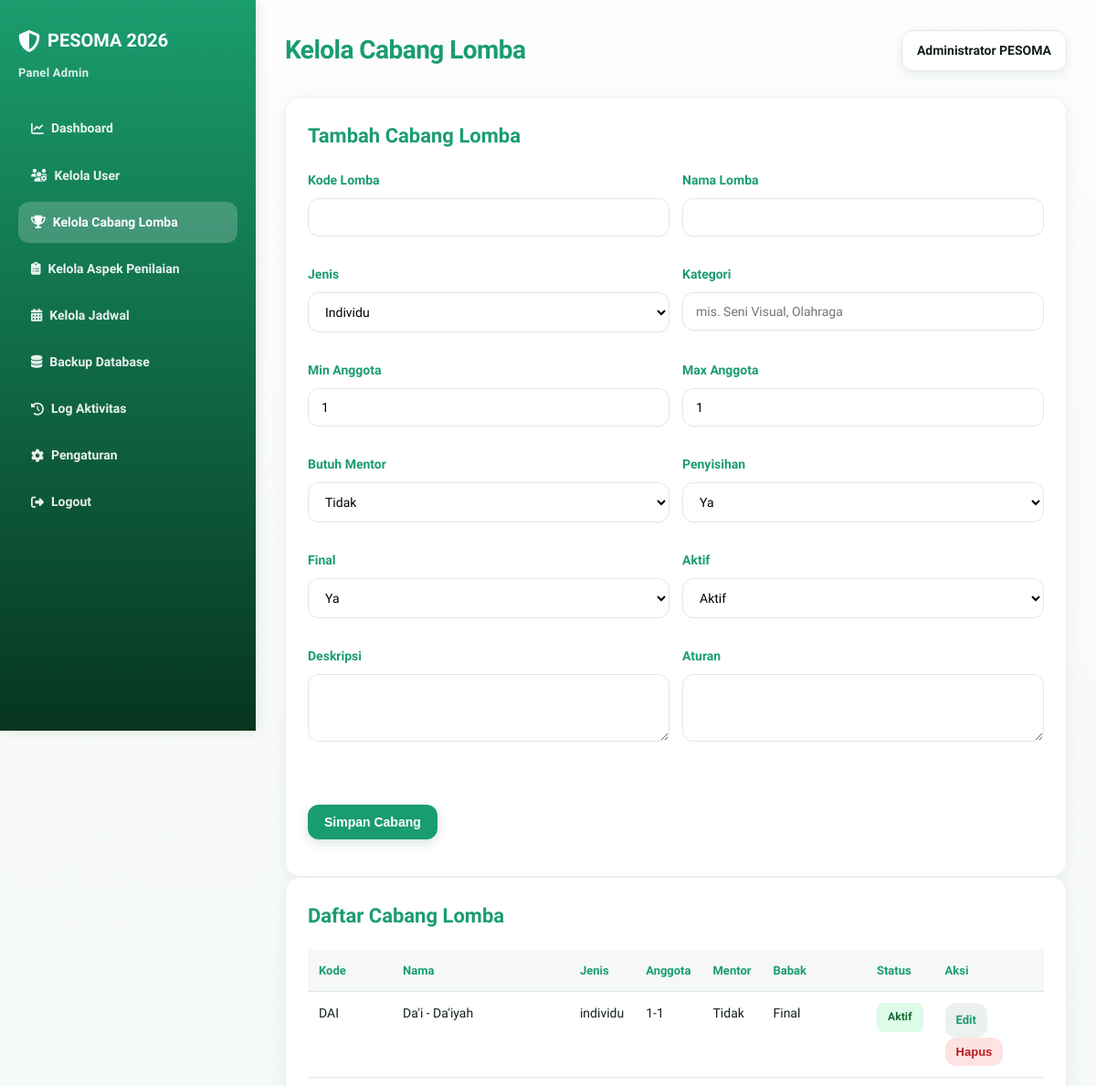
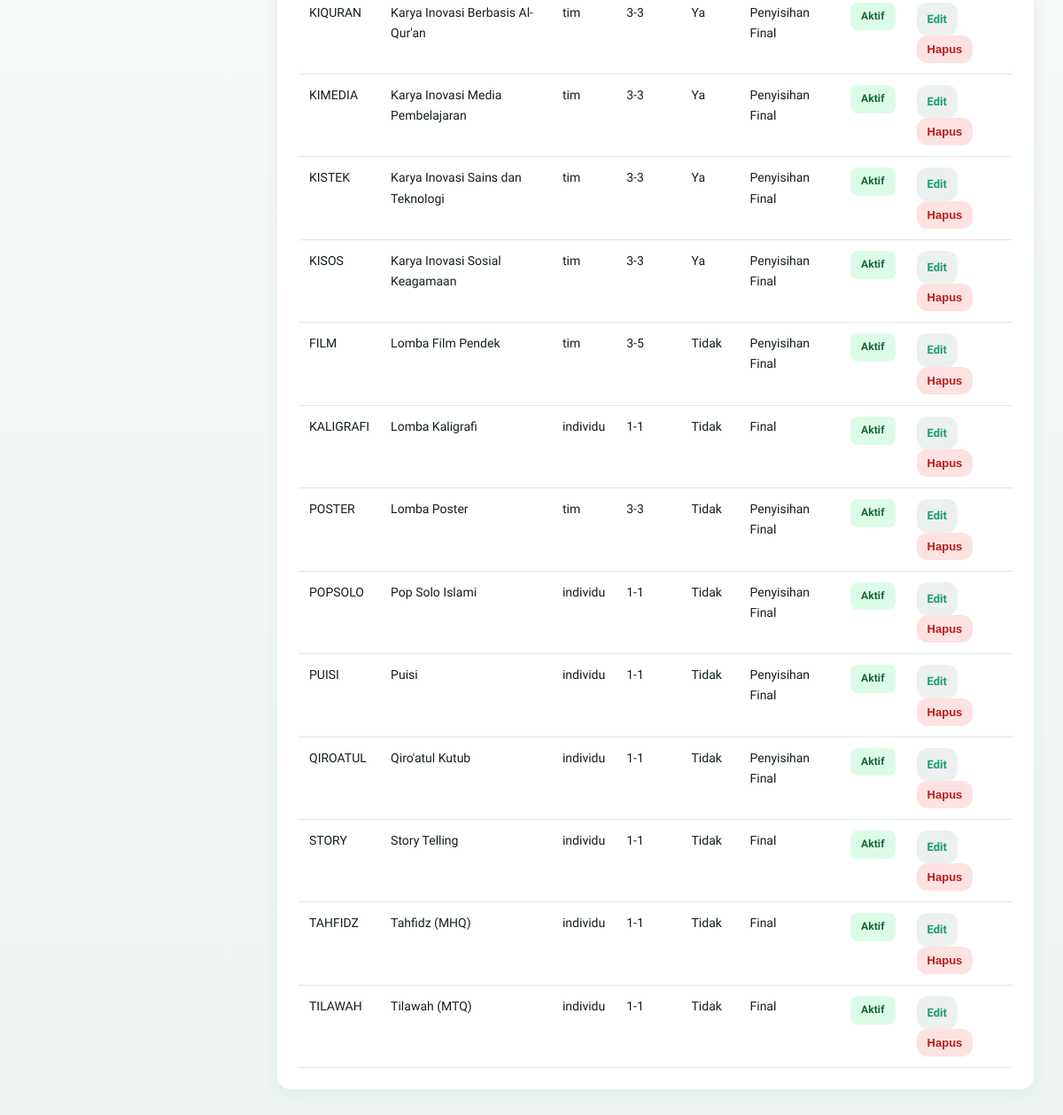
The app's page /src/admin/kelola-cabang-lomba.php (signed in) with its own data (2 pictures, top to bottom).
### tables this page shows
CREATE TABLE `competitions` (
  `id` BIGINT UNSIGNED NOT NULL AUTO_INCREMENT,
  `kode_lomba` VARCHAR(30) NOT NULL,
  `nama_lomba` VARCHAR(150) NOT NULL,
  `jenis` ENUM('individu','tim') NOT NULL DEFAULT 'individu',
  `kategori` VARCHAR(80) NULL,
  `deskripsi` TEXT NULL,
  `aturan` TEXT NULL,
  `juknis_file` VARCHAR(255) NULL,
  `aspek_penilaian` JSON NULL,
  `min_anggota` TINYINT UNSIGNED NOT NULL DEFAULT 1,
  `max_anggota` TINYINT UNSIGNED NOT NULL DEFAULT 1,
  `need_mentor` TINYINT(1) NOT NULL DEFAULT 0,
  `requires_mentor` TINYINT(1) NOT NULL DEFAULT 0,
  `has_penyisihan` TINYINT(1) NOT NULL DEFAULT 1,
  `has_final` TINYINT(1) NOT NULL DEFAULT 1,
  `is_active` TINYINT(1) NOT NULL DEFAULT 1,

  `is_upload_open` TINYINT(1) NOT NULL DEFAULT 1,
  `registration_deadline` DATETIME NULL DEFAULT '2026-04-27 23:59:59',
  `upload_deadline` DATETIME NULL DEFAULT '2026-05-18 23:59:59',
  `created_at` TIMESTAMP NOT NULL DEFAULT CURRENT_TIMESTAMP,
  `updated_at` TIMESTAMP NULL DEFAULT NULL ON UPDATE CURRENT_TIMESTAMP,
  PRIMARY KEY (`id`),
  UNIQUE KEY `uq_competitions_kode` (`kode_lomba`),
  KEY `idx_competitions_jenis` (`jenis`),
  KEY `idx_competitions_active` (`is_active`)
);

### includes/auth.php (called while the page is built, shortened)
<?php
require_once __DIR__ . '/../config/database.php';
function e(?string $value): string
{
    return htmlspecialchars((string) $value, ENT_QUOTES, 'UTF-8');
}

### config/database.php (called while the page is built, shortened)
<?php
function db(): PDO
{
    static $pdo = null;
    if ($pdo instanceof PDO) {
        return $pdo;
    }
    $dsn = sprintf(
        'mysql:host=%s;port=%s;dbname=%s;charset=%s',
        DB_HOST,
        DB_PORT,
        DB_NAME,
        DB_CHARSET
    );
    $options = [
        PDO::ATTR_ERRMODE => PDO::ERRMODE_EXCEPTION,
        PDO::ATTR_DEFAULT_FETCH_MODE => PDO::FETCH_ASSOC,
        PDO::ATTR_EMULATE_PREPARES => false,
    ];
    try {
        $pdo = new PDO($dsn, DB_USER, DB_PASS, $options);
        $pdo->exec("SET time_zone = '+07:00'");
        return $pdo;
    } catch (PDOException $e) {
        error_log('[DB_CONNECTION_ERROR] ' . $e->getMessage());
        http_response_code(500);
        exit('Koneksi database gagal. Silakan hubungi administrator.');
    }
}
function db_query(string $sql, array $params = []): PDOStatement
{
    $stmt = db()->prepare($sql);
    $stmt->execute($params);
    return $stmt;
}
function db_fetch_all(string $sql, array $params = []): array
{
    return db_query($sql, $params)->fetchAll();
}

### src/admin/kelola-cabang-lomba.php (the view, shortened to what this page needs)
<?php
require_once __DIR__ . '/_layout.php';
$editId = (int)($_GET['edit'] ?? 0);
$edit = $editId ? db_fetch('SELECT * FROM competitions WHERE id=?', [$editId]) : null;
$rows = db_fetch_all('SELECT * FROM competitions ORDER BY is_active DESC,nama_lomba');
?>
<section class="card">
    <h2><?= $edit ? 'Edit' : 'Tambah' ?> Cabang Lomba</h2>
    <form class="two" method="POST" action="proses-cabang-lomba.php"><?= csrf_field() ?><input type="hidden" name="id" value="<?= (int)($edit['id'] ?? 0) ?>">
        <div class="field"><label>Kode Lomba</label><input name="kode_lomba" value="<?= e($edit['kode_lomba'] ?? '') ?>" required></div>
        <div class="field"><label>Nama Lomba</label><input name="nama_lomba" value="<?= e($edit['nama_lomba'] ?? '') ?>" required></div>
        <div class="field"><label>Jenis</label><select name="jenis">
                <option value="individu" <?= ($edit['jenis'] ?? '') === 'individu' ? 'selected' : '' ?>>Individu</option>
            </select></div>
        <div class="field"><label>Kategori</label><input name="kategori" value="<?= e($edit['kategori'] ?? '') ?>" placeholder="mis. Seni Visual, Olahraga"></div>
        <div class="field"><label>Min Anggota</label><input type="number" name="min_anggota" min="1" value="<?= e((string)($edit['min_anggota'] ?? 1)) ?>"></div>
        <div class="field"><label>Max Anggota</label><input type="number" name="max_anggota" min="1" value="<?= e((string)($edit['max_anggota'] ?? 1)) ?>"></div>
        <div class="field"><label>Butuh Mentor</label><select name="need_mentor">
                <option value="0">Tidak</option>
            </select></div>
        <div class="field"><label>Penyisihan</label><select name="has_penyisihan">
                <option value="1" <?= (int)($edit['has_penyisihan'] ?? 1) === 1 ? 'selected' : '' ?>>Ya</option>
            </select></div>
        <div class="field"><label>Final</label><select name="has_final">
                <option value="1" <?= (int)($edit['has_final'] ?? 1) === 1 ? 'selected' : '' ?>>Ya</option>
            </select></div>
        <div class="field"><label>Aktif</label><select name="is_active">
                <option value="1" <?= (int)($edit['is_active'] ?? 1) === 1 ? 'selected' : '' ?>>Aktif</option>
            </select></div>
        <div class="field"><label>Deskripsi</label><textarea name="deskripsi" rows="3"><?= e($edit['deskripsi'] ?? '') ?></textarea></div>
        <div class="field"><label>Aturan</label><textarea name="aturan" rows="3"><?= e($edit['aturan'] ?? '') ?></textarea></div>
        <div class="field"><label>&nbsp;</label><button class="btn">Simpan Cabang</button> <?php if ($edit): ?><a class="btn secondary" href="kelola-cabang-lomba.php">Batal</a><?php endif; ?></div>
    </form>
</section>
<section class="card">
    <h2>Daftar Cabang Lomba</h2>
    <table class="table">
        <thead>
            <tr>
                <th>Kode</th>
                <th>Nama</th>
                <th>Jenis</th>
                <th>Anggota</th>
                <th>Mentor</th>
                <th>Babak</th>
                <th>Status</th>
                <th>Aksi</th>
            </tr>
        </thead>
        <tbody><?php foreach ($rows as $r): ?><tr>
                    <td><?= e($r['kode_lomba']) ?></td>
                    <td><?= e($r['nama_lomba']) ?></td>
                    <td><?= e($r['jenis']) ?></td>
                    <td><?= e((string)($r['min_anggota'] ?? 1)) ?>-<?= e((string)$r['max_anggota']) ?></td>
                    <td><?= (int)($r['need_mentor'] ?? $r['requires_mentor'] ?? 0) ? 'Ya' : 'Tidak' ?></td>
                    <td><?= (int)($r['has_penyisihan'] ?? 1) ? 'Penyisihan ' : '' ?><?= (int)($r['has_final'] ?? 1) ? 'Final' : '' ?></td>
                    <td><?= (int)$r['is_active'] ? '<span class="badge ok">Aktif</span>' : '<span class="badge no">Nonaktif</span>' ?></td>
                    <td><a class="btn small secondary" href="?edit=<?= (int)$r['id'] ?>">Edit</a>
                        <form style="display:inline" method="POST" action="proses-cabang-lomba.php" onsubmit="return confirm('Hapus cabang lomba?')"><button class="btn small danger">Hapus</button></form>
                    </td>
                </tr><?php endforeach; ?></tbody>
    </table>
</section>

### src/admin/_layout.php (style rules this page uses)
:root { --primary: #1a9d6e; --primary-dark: #0f7a52; --primary-light: #2fb87f; --accent: #c99a2e; --accent-light: #f3c969; --bg-primary: #f5f8f6; --bg-secondary: #fbfdfb; --text-primary: #132019; --text-secondary: #647268; --border: #dfe8e2; --shadow-sm: 0 2px 8px rgba(15, 81, 50, .08); --shadow-md: 0 8px 24px rgba(15, 81, 50, .12); --shadow-lg: 0 24px 70px rgba(15, 81, 50, .14); --shadow-xl: 0 34px 90px rgba(7, 53, 31, .24); --transition: all 0.3s cubic-bezier(0.4, 0, 0.2, 1); --danger: #b91c1c; --warn: #92400e; --ok: #166534; --blue: #1d4ed8; }
* { box-sizing: border-box; }
html { scroll-behavior: smooth; }
body { margin: 0; font-family: "Plus Jakarta Sans", system-ui, -apple-system, "Segoe UI", Arial, sans-serif; font-size: 15px; color: var(--text-primary); background: linear-gradient(180deg, #fcfdfc 0%, #f4f8f6 52%, #eef5f1 100%); line-height: 1.65; }
.card { background: rgba(255, 255, 255, .96); border: 1px solid rgba(15, 81, 50, .08); border-radius: 16px; padding: 24px; box-shadow: 0 4px 16px rgba(15, 81, 50, .06); transition: var(--transition); margin-bottom: 0; overflow: auto; }
.card h2, .card h3 { margin-top: 0; color: var(--primary); font-weight: 800; }
.card h2 { font-size: 22px; }
.btn { display: inline-flex; align-items: center; justify-content: center; gap: 6px; border: none; border-radius: 12px; background: var(--primary); color: #fff; padding: 11px 18px; font-weight: 800; font-size: 14px; text-decoration: none; cursor: pointer; transition: var(--transition); box-shadow: 0 4px 12px rgba(15, 81, 50, .16); }
.btn.secondary { background: rgba(15, 81, 50, .08); color: var(--primary); box-shadow: none; }
.btn.danger { background: #fee2e2; color: var(--danger); box-shadow: none; }
.btn.small { padding: 8px 12px; font-size: 13px; }
.badge { display: inline-block; border-radius: 8px; padding: 6px 12px; font-weight: 800; font-size: 12px; letter-spacing: .01em; }
.badge.ok { background: #dcfce7; color: var(--ok); }
.table { width: 100%; border-collapse: collapse; }
.table th, .table td { padding: 12px; border-bottom: 1px solid var(--border); text-align: left; vertical-align: top; }
.table th { color: var(--primary); background: rgba(15, 81, 50, .04); font-weight: 800; font-size: 13px; }
.table td { font-size: 14px; }
.field { margin-bottom: 16px; }
.field label { display: block; font-weight: 800; color: var(--primary); margin-bottom: 8px; font-size: 14px; }
.field input, .field select, .field textarea { width: 100%; padding: 12px 14px; border: 1px solid var(--border); border-radius: 12px; background: rgba(255, 255, 255, .6); font-family: inherit; font-size: 14px; transition: var(--transition); }
.two { display: grid; grid-template-columns: repeat(2, 1fr); gap: 14px; }

### records on screen
competitions: kode_lomba "DAI", nama_lomba "Da'i - Da'iyah", jenis "individu", min_anggota "1", max_anggota "1", need_mentor "Tidak", has_final "Final", is_active "Aktif"
competitions: kode_lomba "KIQURAN", nama_lomba "Karya Inovasi Berbasis Al-Qur'an", jenis "tim", min_anggota "3", max_anggota "3", need_mentor "Ya", has_penyisihan "Penyisihan", has_final "Final", is_active "Aktif"
competitions: kode_lomba "KIMEDIA", nama_lomba "Karya Inovasi Media Pembelajaran", jenis "tim", min_anggota "3", max_anggota "3", need_mentor "Ya", has_penyisihan "Penyisihan", has_final "Final", is_active "Aktif"
competitions: kode_lomba "KISTEK", nama_lomba "Karya Inovasi Sains dan Teknologi", jenis "tim", min_anggota "3", max_anggota "3", need_mentor "Ya", has_penyisihan "Penyisihan", has_final "Final", is_active "Aktif"
competitions: kode_lomba "KISOS", nama_lomba "Karya Inovasi Sosial Keagamaan", jenis "tim", min_anggota "3", max_anggota "3", need_mentor "Ya", has_penyisihan "Penyisihan", has_final "Final", is_active "Aktif"
competitions: kode_lomba "FILM", nama_lomba "Lomba Film Pendek", jenis "tim", min_anggota "3", max_anggota "5", need_mentor "Tidak", has_penyisihan "Penyisihan", has_final "Final", is_active "Aktif"
competitions: kode_lomba "KALIGRAFI", nama_lomba "Lomba Kaligrafi", jenis "individu", min_anggota "1", max_anggota "1", need_mentor "Tidak", has_final "Final", is_active "Aktif"
competitions: kode_lomba "POSTER", nama_lomba "Lomba Poster", jenis "tim", min_anggota "3", max_anggota "3", need_mentor "Tidak", has_penyisihan "Penyisihan", has_final "Final", is_active "Aktif"
competitions: kode_lomba "POPSOLO", nama_lomba "Pop Solo Islami", jenis "individu", min_anggota "1", max_anggota "1", need_mentor "Tidak", has_penyisihan "Penyisihan", has_final "Final", is_active "Aktif"
competitions: kode_lomba "PUISI", nama_lomba "Puisi", jenis "individu", min_anggota "1", max_anggota "1", need_mentor "Tidak", has_penyisihan "Penyisihan", has_final "Final", is_active "Aktif"
competitions: kode_lomba "QIROATUL", nama_lomba "Qiro'atul Kutub", jenis "individu", min_anggota "1", max_anggota "1", need_mentor "Tidak", has_penyisihan "Penyisihan", has_final "Final", is_active "Aktif"
competitions: kode_lomba "STORY", nama_lomba "Story Telling", jenis "individu", min_anggota "1", max_anggota "1", need_mentor "Tidak", has_final "Final", is_active "Aktif"
competitions: kode_lomba "TAHFIDZ", nama_lomba "Tahfidz (MHQ)", jenis "individu", min_anggota "1", max_anggota "1", need_mentor "Tidak", has_final "Final", is_active "Aktif"
competitions: kode_lomba "TILAWAH", nama_lomba "Tilawah (MTQ)", jenis "individu", min_anggota "1", max_anggota "1", need_mentor "Tidak", has_final "Final", is_active "Aktif"

### other values on screen
$label "Dashboard"
$label "Kelola User"
$label "Kelola Cabang Lomba"
$label "Kelola Aspek Penilaian"
$label "Kelola Jadwal"
$label "Backup Database"
$label "Log Aktivitas"
$label "Pengaturan"
$label "Logout"
$title "Kelola Cabang Lomba"
$_SESSION['user']['nama'] "Administrator PESOMA"
